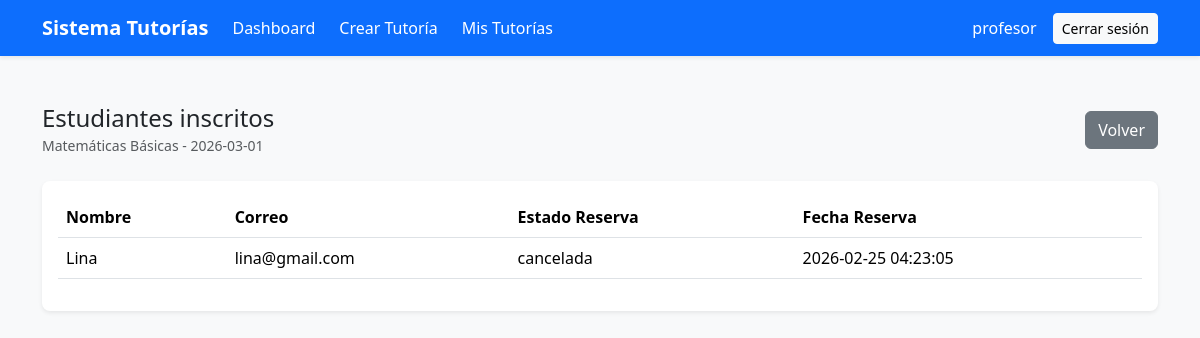
Page /sistema_tutorias/tutorias/ver_estudiantes.php?id=1 (signed in) on the committed database.
### tables this page shows
CREATE TABLE `tb_tutorias` (
  `id_tutoria` int(11) NOT NULL,
  `id_profesor` int(11) NOT NULL,
  `fecha` date NOT NULL,
  `hora_inicio` time NOT NULL,
  `hora_fin` time NOT NULL,
  `tema` varchar(255) NOT NULL,
  `cupos` int(11) NOT NULL,
  `estado` enum('disponible','reservada','cancelada') DEFAULT 'disponible',
  `fecha_creacion` timestamp NOT NULL DEFAULT current_timestamp()
);

CREATE TABLE `tb_reservas` (
  `id_reserva` int(11) NOT NULL,
  `id_tutoria` int(11) NOT NULL,
  `id_estudiante` int(11) NOT NULL,
  `estado` enum('activa','cancelada','asistida') DEFAULT 'activa',
  `fecha_reserva` timestamp NOT NULL DEFAULT current_timestamp()
);

CREATE TABLE `tb_usuarios` (
  `id_usuario` int(11) NOT NULL,
  `nombre` varchar(100) NOT NULL,
  `correo` varchar(100) NOT NULL,
  `password` varchar(255) NOT NULL,
  `id_rol` int(11) NOT NULL,
  `activo` tinyint(1) DEFAULT 1,
  `fecha_creacion` timestamp NOT NULL DEFAULT current_timestamp()
);

### sistema_tutorias/models/Tutoria.php (called while the page is built, shortened)
<?php
class Tutoria {
    private $conexion;
    public function __construct($conexion) {
        $this->conexion = $conexion;
    }
    public function getReservasDetalles($id_tutoria) {
        $stmt = $this->conexion->prepare(
            "SELECT u.nombre, u.correo, r.estado, r.fecha_reserva
             FROM tb_reservas r
             INNER JOIN tb_usuarios u ON r.id_estudiante = u.id_usuario
             WHERE r.id_tutoria = ? AND u.id_rol = 1"
        );
        $stmt->bind_param("i", $id_tutoria);
        $stmt->execute();
        $result = $stmt->get_result();
        $rows = $result->fetch_all(MYSQLI_ASSOC);
        return $rows;
    }
    public function getById($id_tutoria) {
        $stmt = $this->conexion->prepare("SELECT * FROM tb_tutorias WHERE id_tutoria = ?");
        $stmt->bind_param("i", $id_tutoria);
        $stmt->execute();
        $res = $stmt->get_result()->fetch_assoc();
        return $res;
    }
}
?>

### sistema_tutorias/tutorias/ver_estudiantes.php (the view, shortened to what this page needs)
<?php
require_once __DIR__ . '/../config/conexion.php';
require_once __DIR__ . '/../models/Tutoria.php';
$model = new Tutoria($conexion);
$id = isset($_GET['id']) ? (int)$_GET['id'] : 0;
$t = $model->getById($id);
$estudiantes = $model->getReservasDetalles($id);
?>
<?php include __DIR__ . '/../includes/header.php'; ?>
<?php include __DIR__ . '/../includes/navbar.php'; ?>
<div class="container py-5">
    <div class="d-flex justify-content-between align-items-center mb-4">
        <div>
            <h4 class="mb-0">Estudiantes inscritos</h4>
            <small class="text-muted"><?php echo htmlspecialchars($t['tema']); ?> - <?php echo $t['fecha']; ?></small>
        </div>
        <div>
            <a href="/Introduccion_tutores_D191_2026_ACP/sistema_tutorias/dashboard/profesor.php" class="btn btn-secondary">Volver</a>
        </div>
    </div>
    <?php if (count($estudiantes) > 0): ?>
        <div class="table-responsive bg-white rounded-3 shadow-sm p-3">
            <table class="table table-hover">
                <thead>
                    <tr>
                        <th>Nombre</th>
                        <th>Correo</th>
                        <th>Estado Reserva</th>
                        <th>Fecha Reserva</th>
                    </tr>
                </thead>
                <tbody>
                    <?php foreach ($estudiantes as $e): ?>
                        <tr>
                            <td><?php echo htmlspecialchars($e['nombre']); ?></td>
                            <td><?php echo htmlspecialchars($e['correo']); ?></td>
                            <td><?php echo htmlspecialchars($e['estado']); ?></td>
                            <td><?php echo htmlspecialchars($e['fecha_reserva']); ?></td>
                        </tr>
                    <?php endforeach; ?>
                </tbody>
            </table>
        </div>
    <?php else: ?>
        <div class="bg-white p-4 rounded-3 shadow-sm text-center">
            <p class="text-muted mb-0">No hay estudiantes inscritos en esta tutoría.</p>
        </div>
    <?php endif; ?>
</div>

### rows in the picture
tb_tutorias: tema "Matemáticas Básicas", fecha "2026-03-01"
tb_reservas: id_estudiante.nombre "Lina", id_estudiante.correo "lina@gmail.com", estado "cancelada", fecha_reserva "2026-02-25 04:23:05"

### other values in the picture
$nombre "profesor"
